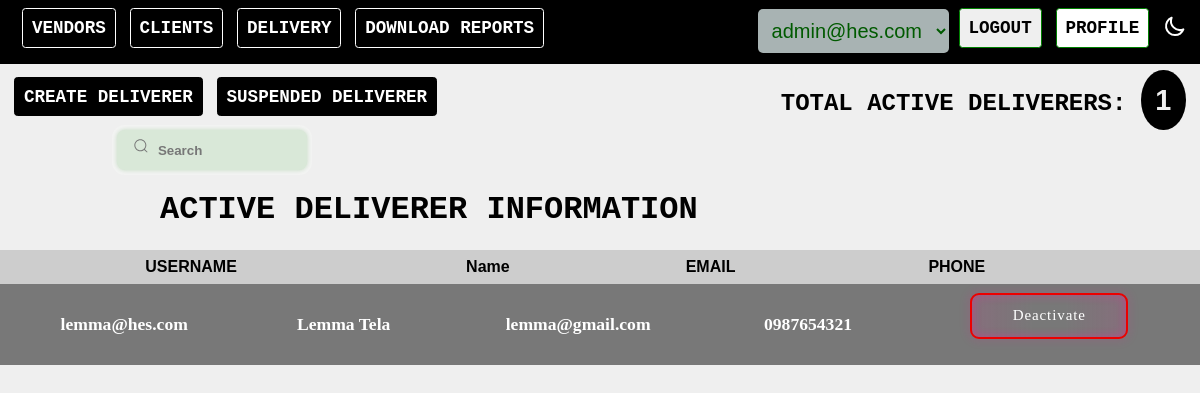
The page /admin/active_delivery.php (signed in) on the database its author committed.
### tables this page shows
CREATE TABLE `customer` (
  `username` varchar(25) NOT NULL,
  `fname` varchar(15) NOT NULL,
  `lname` varchar(15) NOT NULL,
  `email` varchar(30) NOT NULL,
  `phone` varchar(15) NOT NULL,
  `pass` varchar(255) NOT NULL,
  `flag` smallint(3) NOT NULL,
  `active` tinyint(1) NOT NULL,
  `wallet` double NOT NULL DEFAULT 0
);

### admin/active_delivery.php (the view, shortened to what this page needs)
<?php
include("../config/connection.php");
?>
<html lang="en" dir="ltr">
<head>
<link rel="stylesheet" href="../resources/css/admin.css" />
</head>
<body style = "background: #efefef" id="body" onload="<?php echo $_SESSION['color'];?>">
<div class="mode">
</div>
<div class="navbar">
 <span class="nav_item"><a href="index.php">Vendors</a></span>
 <span class="nav_item"><a href="active_custumers.php">Clients</a></span>
 <span class="nav_item"><a href="active_custumers.php">Delivery</a></span>
 <span class="drop"><button class="report">Download Reports</button>
</span>
 <span id="profile"><a href="edit_admin.php">Profile</a></span>
<form action="../index.php" method="post">
    <button id="logout_btn" type="submit" name="log_out" onclick="return confirm('Are you sure you want to logout?');">Logout</button>
</form>
    <select disabled id="select">
    <option  name = "admin" value = "admin"><?php echo $_SESSION['uname']?></option>
</select>
</div>
<span class="create_item"><a href="delivery_create.php">Create Deliverer</a></span>
<span class="create_item"><a href="suspended_delivery.php">Suspended Deliverer</a></span>
<h2 style="float: right;" id="h2">Total Active Deliverers:
<?php
$query1 = "SELECT * FROM customer WHERE flag=4 AND active=1";
$query1_run = mysqli_query($con, $query1);
$row1 = mysqli_num_rows($query1_run);
echo "<span class='echo'> $row1 </span>";
?>
</h2><br>
<div class="group">
    <input placeholder="Search" id="search" type="search" class="input" onkeyup="alterMenu()" value="">
</div>
<h1 id="h1">Active Deliverer Information</h1>
<?php
$query = "select username,email,phone,fname,lname from customer where flag=4 and active=1;";
$query_run = mysqli_query($con,$query);
?>
<div id="table">
<table id="customer_list">
    <thead>
    <tr>
        <th> USERNAME</th>
        <th> Name</th>
        <th> EMAIL</th>
        <th> PHONE</th>
        <th></th>
        <th></th>
    </tr>
    </thead>
    </table>
<div class="table">
<table>
    <tbody>
    <?php
    if (mysqli_num_rows($query_run) > 0){
        while ($row = mysqli_fetch_assoc($query_run)){
            ?>
    <tr>
        <td><?php  echo $row['username']; ?></td>
        <td><?php echo $row['fname']." ".$row['lname'];  ?></td>
        <td><?php echo $row['email'];  ?></td>
        <td><?php echo $row['phone'];  ?></td>
        <td colspan="2">
            <form action = "active_delivery.php" method = "post">
            <button class="remove_btn" type = "submit" name = "remove" id="deactivate" onclick="return confirm('Are you sure you want to deactivate?');">Deactivate</button>
            </form>
        </td>
    </tr>
            <?php
        }
    }else{
         echo '<td colspan="6">No Records.</td>';
    }
    ?>
    </tbody>
</table>
</div>
</div>
</body>
</html>

### resources/css/admin.css (style rules this page uses)
body { margin: 0px; }
input { padding: 1.5em; border: none; outline: none; width: 100%; margin: 0 auto; place-items: center; font-weight: bolder; font-family: Verdana, sans-serif; }
h1, h2, h3 { text-align: center; text-transform: uppercase; font-family: 'Courier New', serif; color: #000000; }
#h1 { display: inline-block; margin-left: 5em; }
table { width: 100%; }
table, td { margin: 0 auto; padding: 0.5em; text-align: center; border-collapse: collapse; color: #fff; font-weight: bold; }
th { margin: 0 auto; padding: 0.5em; text-align: center; border-collapse: collapse; font-family: Arial, sans-serif; font-weight: bolder; color: #000; background-color: #cdcdcd; }
td { font-size: 1.1em; background-color: #787878; }
.echo { color: #efefef; background-color: #000; font-size: 1.2em; font-weight: bolder; font-family: "Arial Black", sans-serif; padding: .5em; border-radius: 100%; margin-right: 0.5em; }
.mode { width: 1.5em; float: right; cursor: pointer; margin-right: .8em; margin-top: .9em; }
.nav_item a { margin-left: .8em; outline: none; padding: .5em; float: left; font-size: 1.1em; border-radius: .2em; text-transform: uppercase; font-family: 'Courier New', serif; font-weight: bold; color: #fff; text-decoration: none; border: #fff solid .1em; }
.create_item a { margin-left: .8em; margin-top: .8rem; outline: none; padding: .5em; float: left; font-size: 1.1em; border-radius: .2em; text-transform: uppercase; font-family: 'Courier New', serif; font-weight: bold; color: #fff; text-decoration: none; border: #000 solid .1em; background-color: #000; }
#logout_btn { margin-right: .8em; outline: none; padding: .5em; float: right; font-size: 1.1em; border: #008000 solid .1em; border-radius: .2em; text-transform: uppercase; font-family: 'Courier New', serif; font-weight: bold; }
#profile a { margin-right: .8em; outline: none; padding: .5em; float: right; font-size: 1.1em; border: #008000 solid .1em; border-radius: .2em; text-transform: uppercase; font-family: 'Courier New', serif; font-weight: bold; background-color: #fff; text-decoration: none; color: #000; }
.navbar { background-color: #000; height: 3em; padding: .5em; padding-right: 15px; }
#select { float: right; color: green; padding: 10px; border-radius: 5px; outline: none; border: none; background: azure; font-size: 20px; margin-right: 10px; margin-top: -15px; }
.remove_btn { --red: #EC0000; font-size: 15px; padding: 0.7em 2.7em; letter-spacing: 0.06em; position: relative; font-family: inherit; border-radius: 0.6em; overflow: hidden; transition: all 0.3s; line-height: 1.4em; border: 2px solid var(--red); background: linear-gradient(to right, rgba(253, 27, 156, 0.1) 1%, transparent 40%, transparent 60%, rgba(253, 27, 156, 0.1) 100%); color: var(--green); box-shadow: inset 0 0 10px rgba(253, 27, 156, 0.4), 0 0 9px 3px rgba(253, 27, 156, 0.1); }
.remove_btn:before { content: ""; position: absolute; left: -4em; width: 4em; height: 100%; top: 0; transition: transform .4s ease-in-out; background: linear-gradient(to right, transparent 1%, rgba(253, 27, 156, 0.1) 40%, rgba(253, 27, 156, 0.1) 60%, transparent 100%); }
.group { display: inline-block; line-height: 28px; margin-left: -20em; align-items: center; margin-top: 3em; max-width: 190px; position: relative; }
.input { height: 40px; line-height: 28px; padding: 0 1rem; width: 100%; padding-left: 2.5rem; border: 1px solid transparent; border-radius: 8px; outline: none; background-color: #D9E8D8; color: #0d0c22; box-shadow: 0 0 5px #C1D9BF, 0 0 0 5px #f5f5f5eb; transition: .3s ease; }
.input::placeholder { color: #777; }
.icon { position: absolute; top: 0.5rem; left: 1rem; fill: #777; width: 1rem; height: 1rem; }
.table { height: 520px; overflow-y: scroll; }
.report { margin-left: .8em; outline: none; padding: .5em; float: left; font-size: 1.1em; border-radius: .2em; text-transform: uppercase; font-family: 'Courier New', serif; font-weight: bold; color: #fff; text-decoration: none; border: #fff solid .1em; background-color: transparent; }
.drop { position: relative; }

### rows shown on the page
customer: username "lemma@hes.com", fname "Lemma", lname "Tela", email "lemma@gmail.com", phone "0987654321"

### other values the page prints
$row1 "1"
form field value "admin@hes.com"
